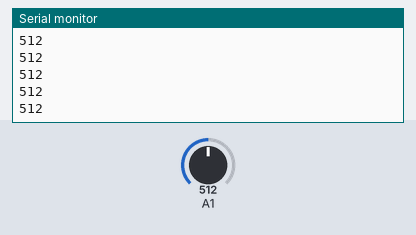
Recording of a sketch running on a simulated Arduino Uno, built with avr-gcc and run on an emulated ATmega328P. Shown: the last lines printed to the serial monitor. The test bench sets the inputs (shaded band); at power-on: A1 = 512.

Above: at 1.2 s.
1.3 s: A1 set to 716
At 2.2 s:
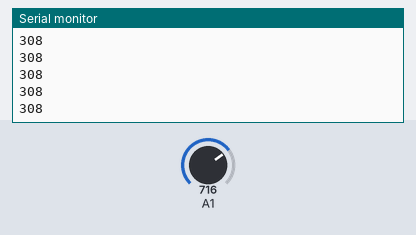
2.8 s: A1 set to 900
At 3.6 s:
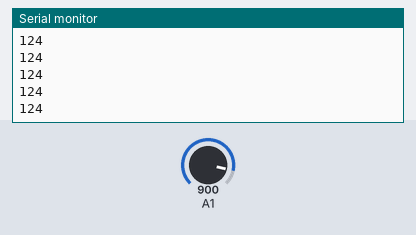
Timing chart, 0 to 5.8 s (numbered marks = the images above; inputs shaded):
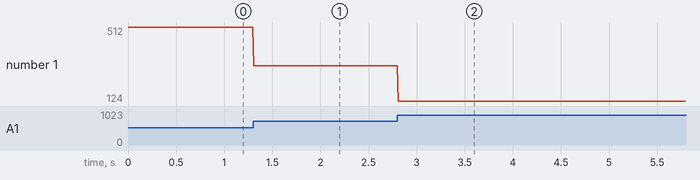

Measured:
- after the input at 1.3 s, the serial monitor: prints a new line at once (image 1)
- after the input at 2.8 s, the serial monitor: prints a new line at once (image 2)
- plotted number 1: 512 → 308 after the input at 1.3 s, 308 → 124 after the input at 2.8 s

The sketch:

steeringPosition.ino
```cpp
int a;
void setup() {
  // put your setup code here, to run once:
  pinMode(A1,INPUT);
  Serial.begin(9600);
}

void loop() {
  // put your main code here, to run repeatedly:
  a=analogRead(A1);
  a=1024-a;
  Serial.println(a);
  delay(10);
}
```
